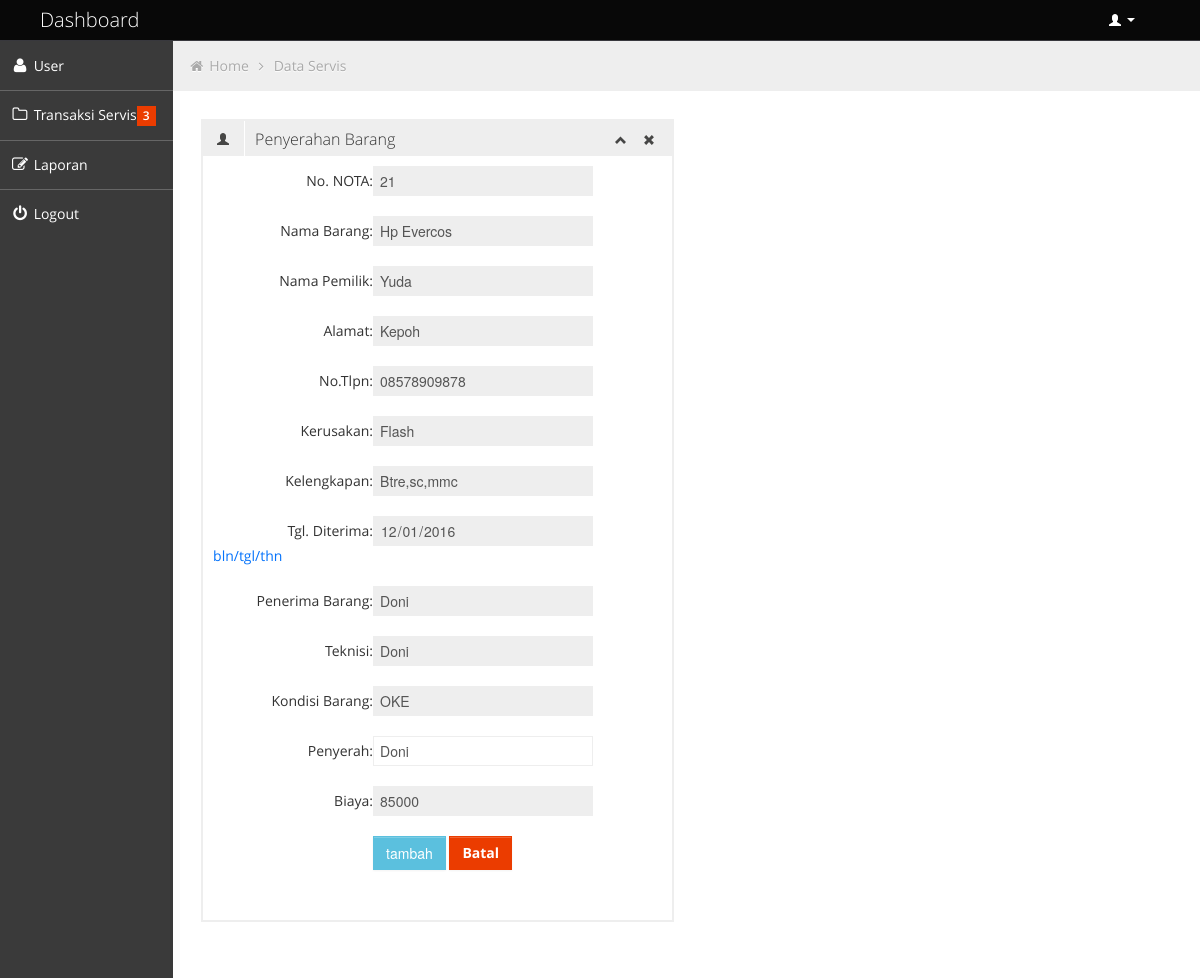
/proses_pengembalian.php?no=21 (signed in), run on the app's committed database.
### tables this page shows
CREATE TABLE IF NOT EXISTS `dataservis` (
  `no` int(11) NOT NULL AUTO_INCREMENT,
  `nmbarang` varchar(50) NOT NULL,
  `nmpemilik` varchar(50) NOT NULL,
  `alamat` varchar(50) NOT NULL,
  `tlpn` varchar(50) NOT NULL,
  `kerusakan` varchar(50) NOT NULL,
  `kelengkapan` varchar(50) NOT NULL,
  `tglditerima` date NOT NULL,
  `penerimabarang` varchar(50) NOT NULL,
  `teknisi` varchar(50) NOT NULL,
  `kondisibrg` varchar(255) NOT NULL,
  `tglambil` date NOT NULL,
  `penyerahanbarang` varchar(50) NOT NULL,
  `biaya` varchar(50) NOT NULL,
  PRIMARY KEY (`no`)
);

### proses_pengembalian.php (the view, shortened to what this page needs)
<?php
include 'config/koneksi.php';
if (isset($_GET['no'])) {
	$data = $conn->prepare("SELECT * FROM dataservis WHERE no = ? ");
	$no = $_GET['no'];
	$data->bind_param('i', $no);
	$data->execute();
	$result = $data->get_result();
	$row= $result->fetch_row();
}
?>
<!DOCTYPE html>
<html lang="en">
<head>
	<link id="bootstrap-style" href="css/bootstrap.min.css" rel="stylesheet">
	<link href="css/bootstrap-responsive.min.css" rel="stylesheet">
	<link id="base-style" href="css/style.css" rel="stylesheet">
	<link id="base-style-responsive" href="css/style-responsive.css" rel="stylesheet">
	<link rel="stylesheet" type="text/css" href="css2/font.css">
</head>
<body>
	<?php include 'navbar.php'; ?>
		<div class="container-fluid-full">
				<div class="row-fluid">
					<?php include 'sidebarr.php'; ?>
						<div id="content" class="span10">
								<ul class="breadcrumb">
									<li>
										<i class="icon-home"></i>
										<a href="dashboard.php">Home</a>
										<i class="icon-angle-right"></i>
									</li>
									<li><a href="dataservis.php">Data Servis</a></li>
								</ul>
		<div class="row-fluid sortable">
				<div class="box span6">
					<div class="box-header" data-original-title>
						<h2><i class="halflings-icon user"></i><span class="break"></span>Penyerahan Barang</h2>
						<div class="box-icon">
							<a href="#" class="btn-minimize"><i class="halflings-icon chevron-up"></i></a>
							<a href="#" class="btn-close"><i class="halflings-icon remove"></i></a>
						</div>
					</div>
			<div class="box-content">
			  	<form class="form-horizontal" action="aksi/proses.php?kirim" method="post">
			  		 <div class="form-group">
					    <label class="control-label col-sm-2" for="no">No. NOTA:</label>
					    <div class="col-sm-10">
					      <input type="text" class="form-control" name="no" value="<?php echo $row ['0']; ?>" readonly>
					    </div>
					  </div><br>
					  <div class="form-group">
					    <label class="control-label col-sm-2" for="nmbarang">Nama Barang:</label>
					    <div class="col-sm-10">
					      <input type="text" class="form-control" name="nmbarang" value="<?php echo $row ['1']; ?>" readonly>
					    </div>
					  </div><br>
					  <div class="form-group">
					    <label class="control-label col-sm-2" for="nmpemilik">Nama Pemilik:</label>
					    <div class="col-sm-10">
					      <input type="text" class="form-control" name="nmpemilik" value="<?php echo $row ['2']; ?>" readonly>
					    </div>
					  </div><br>
					  <div class="form-group">
					    <label class="control-label col-sm-2" for="alamat">Alamat:</label>
					    <div class="col-sm-10">
					      <input type="text" class="form-control" name="alamat" value="<?php echo $row ['3']; ?>" readonly>
					    </div>
					  </div><br>
					  <div class="form-group">
					    <label class="control-label col-sm-2" for="tlpn">No.Tlpn:</label>
					    <div class="col-sm-10">
					      <input type="text" class="form-control" name="tlpn" value="<?php echo $row ['4']; ?>" readonly>
					    </div>
					  </div><br>
					  <div class="form-group">
					    <label class="control-label col-sm-2" for="kerusakan">Kerusakan:</label>
					    <div class="col-sm-10">
					      <input type="text" class="form-control" name="kerusakan" value="<?php echo $row ['5']; ?>" readonly>
					    </div>
					  </div><br>
					  <div class="form-group">
					    <label class="control-label col-sm-2" for="kelengkapan">Kelengkapan:</label>
					    <div class="col-sm-10">
					      <input type="text" class="form-control" name="kelengkapan" value="<?php echo $row ['6']; ?>" readonly>
					    </div>
					  </div><br>
					  <div class="form-group">
					    <label class="control-label col-sm-2" for="kelengkapan">Tgl. Diterima:</label>
					    <div class="col-sm-10">
					      <input type="date" class="form-control" name="tglditerima" value="<?php echo $row ['7']; ?>" readonly><span style="color:#0573fb";> bln/tgl/thn</span>
					    </div>
					  </div><br>
					  <div class="form-group">
					    <label class="control-label col-sm-2" for="penerimabarang">Penerima Barang:</label>
					    <div class="col-sm-10">
					      <input type="text" class="form-control" name="penerimabarang" value="<?php echo $row ['8']; ?>" readonly>
					    </div>
					  </div><br>
					   <div class="form-group">
					    <label class="control-label col-sm-2" for="teknisi">Teknisi:</label>
					    <div class="col-sm-10">
					      <input type="text" class="form-control" name="teknisi" value="<?php echo $row ['9']; ?>" required readonly>
					    </div>
					  </div><br>
					   <div class="form-group">
					    <label class="control-label col-sm-2" for="kondisibrg">Kondisi Barang:</label>
					    <div class="col-sm-10">
					      <input type="text" class="form-control" name="kondisibrg" value="<?php echo $row ['10']; ?>" required readonly>
					    </div>
					  </div><br>
					   <div class="form-group">
					    <label class="control-label col-sm-2" for="penyerahanbarang">Penyerah:</label>
					    <div class="col-sm-10">
					      <input type="text" class="form-control" name="penyerahanbarang" value="<?php echo $row ['12']; ?>" required>
					    </div>
					  </div><br>
					   <div class="form-group">
					    <label class="control-label col-sm-2" for="biaya">Biaya:</label>
					    <div class="col-sm-10">
					      <input type="text" class="form-control" name="biaya" value="<?php echo $row ['13']; ?>" required readonly>
					    </div>
					  </div><br>
					 <div class="form-group">
						<label class="col-sm-3 control-label">&nbsp;</label>
						<div class="col-sm-6">
							<input type="submit" name="update2" class="btn btn-sm btn-info" value="tambah">
							<a href="" class="btn btn-sm btn-danger"><b>Batal</b></a>
						</div>
					</div>
				</form><br>
			    </div>
			  </div>
			  </div>
			</div>
				</div>
			</div>
</body>
</html>

### css/style.css (style rules this page uses)
body { background: #F5F5F5; color: #333; border: none; font-family: 'Open Sans', sans-serif; font-weight: 400; }
a { color: #646464; }
h2 { font-size: 16px; line-height: 16px; }
#content { background: #ffffff; filter: none; min-height: 100%; padding: 20px 20px; position: relative; }
.breadcrumb { margin: -28px -28px 28px -28px; line-height: 34px; background: #eee; border: 0px; color: #aaa; -webkit-box-shadow: none; -moz-box-shadow: none; box-shadow: none; -webkit-border-radius: 0px; -moz-border-radius: 0px; border-radius: 0px; }
.breadcrumb a { color: #aaa; text-shadow: 0px 1px 1px #fff; }
.box { border: 2px solid #eee; background: #fff !important; margin-bottom: 28px; }
.box-header { height: 16px; font-size: 16px; line-height: 16px; padding: 10px; background: #eee; -webkit-box-shadow: none; -moz-box-shadow: none; box-shadow: none; overflow: hidden; }
.box-header h2 { float:left; margin-top: 0px; font-weight: 300; }
.box-header h2 i { margin: 0px 3px 0px 4px; opacity: .8; filter: alpha(opacity=80); -ms-filter:"progid:DXImageTransform.Microsoft.Alpha(Opacity=80)"; }
.box-header .box-icon { float:right; margin-top: 1px; }
.box-header .box-icon i { -webkit-transition: all 0.1s ease-in-out; -moz-transition: all 0.1s ease-in-out; -o-transition: all 0.1s ease-in-out; -ms-transition: all 0.1s ease-in-out; transition: all 0.1s ease-in-out; opacity: .8; filter: alpha(opacity=80); -ms-filter:"progid:DXImageTransform.Microsoft.Alpha(Opacity=80)"; }
.box-header .box-icon a { margin: 0px 5px; }
.box-content { position: relative; z-index: 50; margin-top: -1px; padding: 10px; background: #fff !important; }
.btn { display: inline-block; padding: 6px 12px; margin-bottom: 0; font-size: 14px; font-weight: 500; line-height: 20px; text-align: center; white-space: nowrap; vertical-align: middle; cursor: pointer; border: 1px solid #a7a9aa; -webkit-border-radius: 0px !important; border-radius: 0px !important; }
.btn { color: #ffffff; background-color: #a7a9aa; border-color: #a7a9aa; background-image: none; filter: none; text-shadow: none; }
.btn-danger { background-color: #EB3C00; border-color: #EB3C00; }
.btn-info { background-color: #5bc0de; border-color: #5bc0de; }

### css/style-responsive.css (style rules this page uses)
@media (min-width: 1200px) { .container-fluid-full { overflow: hidden; position: relative; height: 100%; } }
@media (min-width: 1200px) { #content { width: 85.578%; padding: 28px; margin: 0px 0px; margin-left: 14.422% !important; } }

### css/halflings.css (style rules this page uses)
html, html .halflings { -webkit-font-smoothing: antialiased !important; }
.halflings-icon { display: inline-block; width: 14px; height: 14px; line-height: 14px; vertical-align: text-top; background-image: url(../img/glyphicons_halflings.svg); background-position: 0 0; background-repeat: no-repeat; vertical-align: top; *display: inline; *zoom: 1; *margin-right: .3em; }
.halflings-icon.user { background-position: -168px 0; }
.halflings-icon.remove { background-position: -312px 0; }
.halflings-icon.chevron-up { background-position: -288px -120px; }

### data on the page
dataservis: no "21", nmbarang "Hp Evercos", nmpemilik "Yuda", alamat "Kepoh", tlpn "08578909878", kerusakan "Flash", kelengkapan "Btre,sc,mmc", tglditerima "12/01/2016", penerimabarang "Doni", teknisi "Doni", kondisibrg "OKE", penyerahanbarang "Doni", biaya "85000"
